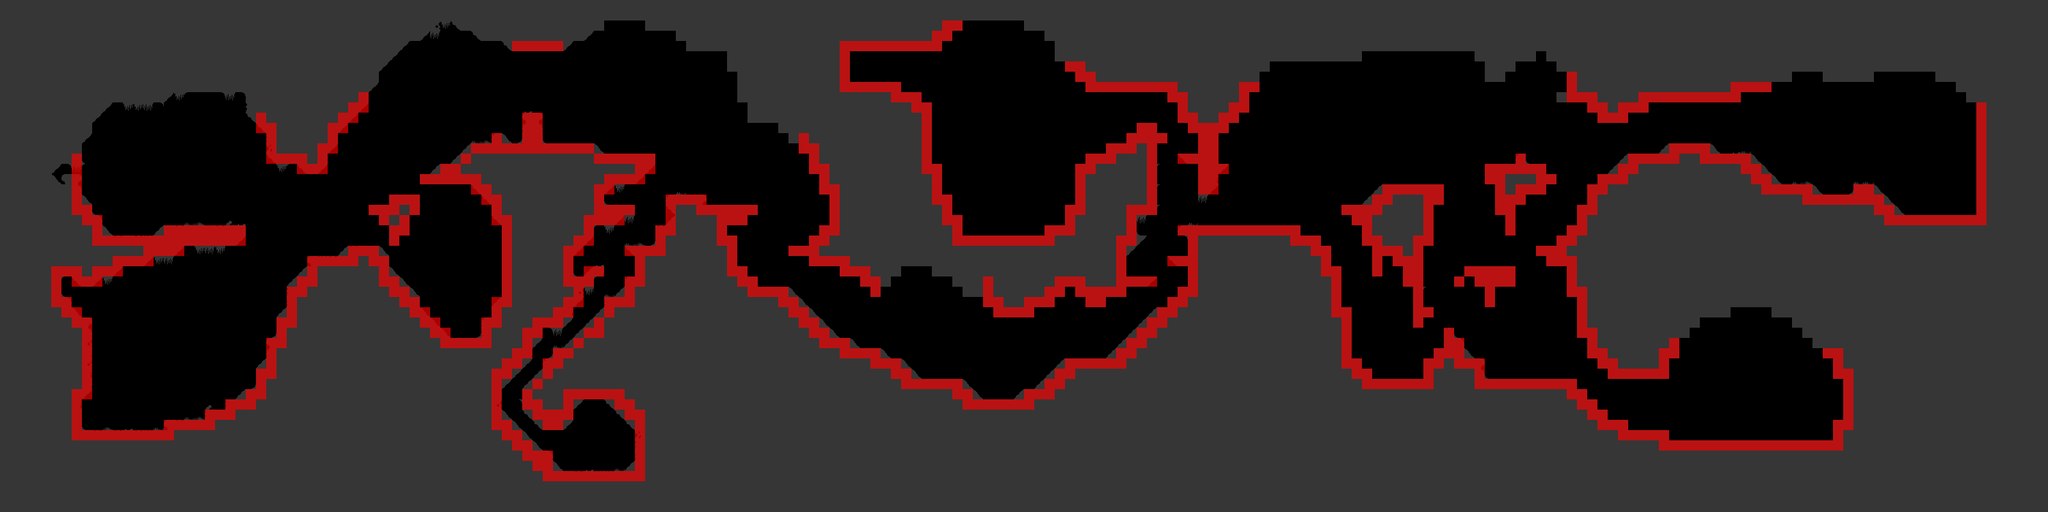

Rendered tile map (Tiled .tmx) drawn with the repository's tilesets; below, a short description and the map source with its tile grids summarised:
An orthogonal 200x50 tile map with 16x16 px tiles, 2 tile layers (Capa de Patrones 1, Collision).

<map version="1.2" tiledversion="1.2.4" orientation="orthogonal" renderorder="right-down" width="200" height="50" tilewidth="16" tileheight="16" infinite="0" nextlayerid="3" nextobjectid="1">
 <tileset firstgid="1" name="1a Capa" tilewidth="16" tileheight="16" tilecount="64" columns="8">
  <image source="TileSet_png.png" width="128" height="128" />
  <terraintypes>
   <terrain name="Ground" tile="0" />
  </terraintypes>
  <tile id="0" terrain="0,0,0,0" />
  <tile id="2" terrain=",,0,0" />
  <tile id="3" terrain=",,0,0" />
  <tile id="34" terrain="0,,0,0" />
  <tile id="35" terrain=",0,0,0" />
 </tileset>
 <layer id="1" name="Capa de Patrones 1" width="200" height="50">
  <data>[10000 cells, 6807 non-empty, 28 distinct tile ids]</data>
 </layer>
 <layer id="2" name="Collision" width="200" height="50">
  <data>[10000 cells, 953 non-empty, 1 distinct tile ids]</data>
 </layer>
</map>
